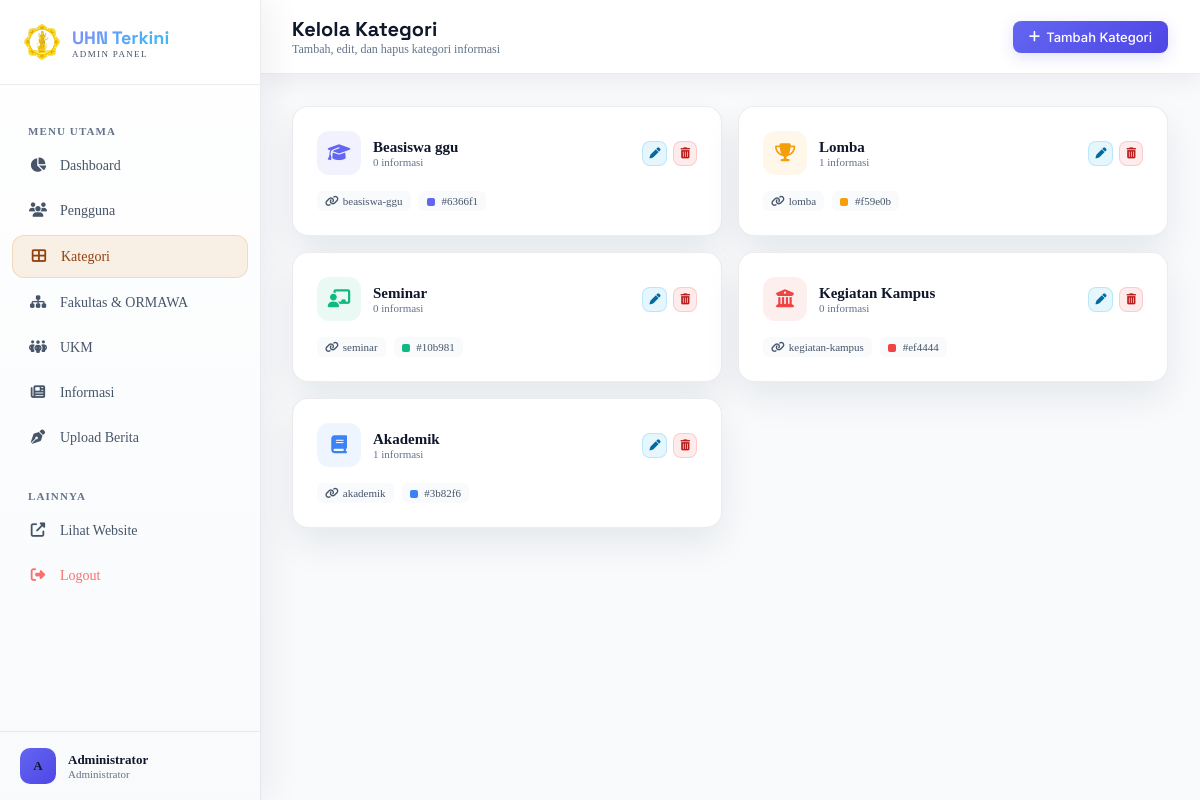
Screenshot of /admin/categories.php (signed in) with the database file from the repository.
### tables this page shows
CREATE TABLE `categories` (
  `id` int NOT NULL,
  `nama` varchar(100) NOT NULL,
  `slug` varchar(100) NOT NULL,
  `icon` varchar(50) DEFAULT 'fas fa-folder',
  `warna` varchar(7) DEFAULT '#6366f1',
  `created_at` timestamp NULL DEFAULT CURRENT_TIMESTAMP
);

### admin/categories.php (the view, shortened to what this page needs)
<?php
include __DIR__ . '/includes/header.php';
$categories = $conn->query("
    SELECT c.*, COUNT(i.id) as total_info
    FROM categories c
    LEFT JOIN informasi i ON c.id = i.category_id
    GROUP BY c.id
    ORDER BY c.created_at DESC
");
?>
<?php include __DIR__ . '/includes/sidebar.php'; ?>
<div class="admin-main">
    <div class="admin-topbar">
        <div style="display:flex; align-items:center; gap:1rem;">
            <div>
                <h1 style="font-size:1.25rem; font-weight:700; color: #e2e8f0; margin:0; font-family:'Space Grotesk',sans-serif;">Kelola Kategori</h1>
                <p style="font-size:0.75rem; color:#64748b; margin:0;">Tambah, edit, dan hapus kategori informasi</p>
            </div>
        </div>
        <button onclick="openAddModal()" class="btn-action btn-primary-sm" style="padding:0.5rem 1rem; font-size:0.8125rem;">
            <i class="fas fa-plus"></i> Tambah Kategori
        </button>
    </div>
    <div class="admin-content">
        <div style="display:grid; grid-template-columns:repeat(auto-fill, minmax(300px, 1fr)); gap:1rem;">
            <?php while ($cat = $categories->fetch_assoc()): ?>
            <div class="stat-card" style="--card-accent:<?= $cat['warna'] ?>;">
                <div style="display:flex; align-items:center; justify-content:space-between; margin-bottom:1rem;">
                    <div style="display:flex; align-items:center; gap:0.75rem;">
                        <div style="width:2.75rem; height:2.75rem; border-radius:0.75rem; background:<?= $cat['warna'] ?>15; display:flex; align-items:center; justify-content:center;">
                            <i class="<?= htmlspecialchars($cat['icon']) ?>" style="color:<?= $cat['warna'] ?>; font-size:1.125rem;"></i>
                        </div>
                        <div>
                            <div style="font-weight:600; color: #e2e8f0; font-size:0.9375rem;"><?= htmlspecialchars($cat['nama']) ?></div>
                            <div style="font-size:0.6875rem; color:#64748b;"><?= $cat['total_info'] ?> informasi</div>
                        </div>
                    </div>
                    <div style="display:flex; gap:0.375rem;">
                        <button onclick='openEditModal(<?= json_encode($cat) ?>)' class="btn-action btn-edit" style="padding:0.375rem;"><i class="fas fa-pen" style="font-size:0.6875rem;"></i></button>
                        <form method="POST" onsubmit="return confirm('Hapus kategori ini?')" style="display:inline;">
                            <button type="submit" class="btn-action btn-delete" style="padding:0.375rem;"><i class="fas fa-trash-alt" style="font-size:0.6875rem;"></i></button>
                        </form>
                    </div>
                </div>
                <div style="display:flex; align-items:center; gap:0.5rem; flex-wrap:wrap;">
                    <span style="font-size:0.6875rem; color:#475569; background:rgba(255,255,255,0.03); padding:0.25rem 0.5rem; border-radius:0.375rem;"><i class="fas fa-link" style="margin-right:0.25rem;"></i><?= htmlspecialchars($cat['slug']) ?></span>
                    <span style="font-size:0.6875rem; color:#475569; background:rgba(255,255,255,0.03); padding:0.25rem 0.5rem; border-radius:0.375rem;">
                        <span style="display:inline-block; width:8px; height:8px; border-radius:2px; background:<?= $cat['warna'] ?>; margin-right:0.25rem; vertical-align:middle;"></span>
                        <?= $cat['warna'] ?>
                    </span>
                </div>
            </div>
            <?php endwhile; ?>
        </div>
    </div>
</div>
</body>
</html>

### assets/css/style.css (style rules this page uses)
:root { --primary: #6366f1; --primary-light: #818cf8; --accent: #0ea5e9; --dark-900: #0f172a; --dark-950: #020617; --glow-primary: 0 0 30px rgba(99,102,241,0.3); --glow-accent: 0 0 30px rgba(14,165,233,0.3); --app-bg: #f8fafc; --app-text: #0f172a; }
@media (prefers-color-scheme: light) { :root { --app-bg: #f8fafc; --app-text: #0f172a; } }
html.theme-light { --app-bg: #f8fafc; --app-text: #0f172a; }
html.theme-light body { background-color: var(--app-bg) !important; color: var(--app-text) !important; }
html { scroll-behavior: smooth; }

### assets/css/admin.css (style rules this page uses)
.admin-main { margin-left: 260px; min-height: 100vh; background-color: #f8fafc; }
.admin-topbar { position: sticky; top: 0; z-index: 30; background: rgba(255,255,255,0.9); backdrop-filter: blur(20px); -webkit-backdrop-filter: blur(20px); border-bottom: 1px solid rgba(15,23,42,0.08); box-shadow: 0 8px 24px rgba(15,23,42,0.06); padding: 1rem 2rem; display: flex; align-items: center; justify-content: space-between; }
.admin-content { padding: 2rem; }
.stat-card { background: #ffffff; backdrop-filter: blur(10px); border: 1px solid rgba(15,23,42,0.08); border-radius: 1rem; box-shadow: 0 16px 36px rgba(15,23,42,0.08); padding: 1.5rem; transition: all 0.4s cubic-bezier(0.16,1,0.3,1); position: relative; overflow: hidden; }
.stat-card::before { content: ''; position: absolute; top: 0; left: 0; right: 0; height: 2px; background: linear-gradient(90deg, transparent, var(--card-accent, #6366f1), transparent); opacity: 0; transition: opacity 0.3s; }
.btn-action { padding: 0.375rem 0.75rem; border-radius: 0.5rem; font-size: 0.75rem; font-weight: 500; border: none; cursor: pointer; transition: all 0.25s; display: inline-flex; align-items: center; gap: 0.375rem; font-family: 'Inter',sans-serif; }
.btn-edit { background: rgba(14,165,233,0.1); color: #38bdf8; border: 1px solid rgba(14,165,233,0.2); }
.btn-delete { background: rgba(239,68,68,0.1); color: #f87171; border: 1px solid rgba(239,68,68,0.2); }
.btn-primary-sm { background: linear-gradient(135deg,#6366f1,#4f46e5); color: #e2e8f0; box-shadow: 0 4px 15px rgba(99,102,241,0.2); }
html.theme-light .sidebar-logo, html.theme-light .sidebar-profile, html.theme-light .admin-topbar, html.theme-light .admin-modal-header, html.theme-light .admin-modal-footer, html.theme-light .admin-card-header, html.theme-light .admin-table thead th, html.theme-light .admin-table tbody td { border-color: rgba(15,23,42,0.08); }
html.theme-light .admin-main { background-color: #f8fafc; }
html.theme-light .admin-content, html.theme-light .admin-modal-body, html.theme-light .admin-card-body { color: #0f172a; }
html.theme-light .admin-topbar { background: rgba(255,255,255,0.9); box-shadow: 0 8px 24px rgba(15,23,42,0.06); }
html.theme-light .stat-card, html.theme-light .admin-card, html.theme-light .admin-modal { background: #ffffff; border-color: rgba(15,23,42,0.08); box-shadow: 0 16px 36px rgba(15,23,42,0.08); }
html.theme-light .btn-primary-sm, html.theme-light .btn-primary { color: #ffffff; }
html.theme-light .btn-reject, html.theme-light .btn-delete { color: #b91c1c; }
html.theme-light .btn-edit { color: #0369a1; }
html.theme-light .admin-main [style*="color:#e2e8f0"], html.theme-light .admin-main [style*="color: #e2e8f0"] { color: #0f172a !important; }
html.theme-light .admin-main [style*="background:rgba(255,255,255,0.03)"], html.theme-light .admin-main [style*="background: rgba(255,255,255,0.03)"], html.theme-light .admin-main [style*="background:rgba(255,255,255,0.05)"], html.theme-light .admin-main [style*="background: rgba(255,255,255,0.05)"], html.theme-light .admin-main [style*="background:rgba(255,255,255,0.02)"], html.theme-light .admin-main [style*="background: rgba(255,255,255,0.02)"] { background: #f8fafc !important; }

### rows the page displays
categories: nama "Beasiswa ggu", total_info "0", slug "beasiswa-ggu", warna "#6366f1"
categories: nama "Lomba", total_info "1", slug "lomba", warna "#f59e0b"
categories: nama "Seminar", total_info "0", slug "seminar", warna "#10b981"
categories: nama "Kegiatan Kampus", total_info "0", slug "kegiatan-kampus", warna "#ef4444"
categories: nama "Akademik", total_info "1", slug "akademik", warna "#3b82f6"

### other values shown
substr($_SESSION['user_nama'] ?? 'A', 0, 1) "A"
$_SESSION['user_nama'] "Administrator"
